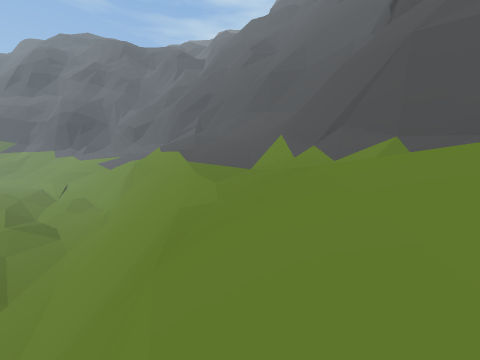
view 1 (above)

20 first-person views from a walk through a Unity game level. The camera is 1.2 m above the floor, tilts 4° down and sees 90° across. The floor is counted in squares, 2 m on a side. Each view is taken from the middle of a square. On the plan, view 1 faces up. The plan holds only what a view shows up to about 9 squares ahead; the rest is blank. The place goes on beyond the plan.

view 2
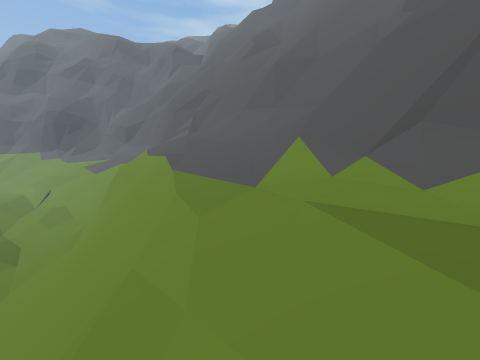

view 3
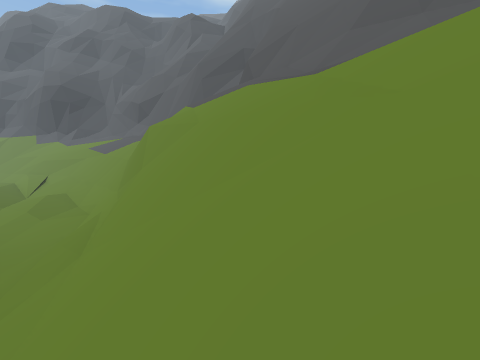

view 4
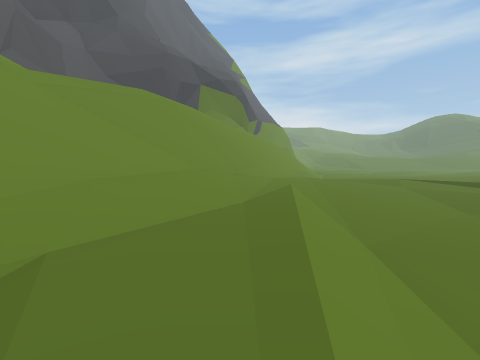

view 5
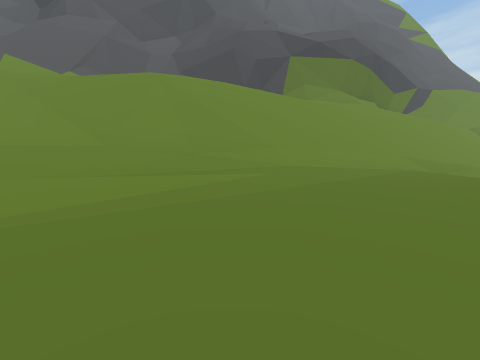

view 6
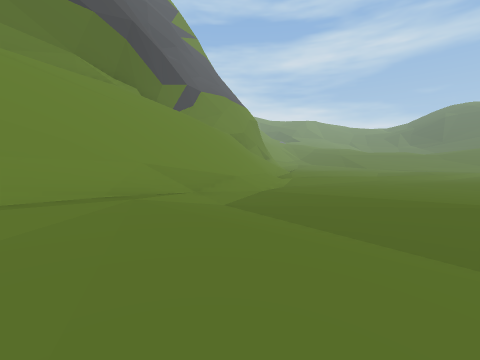

view 7
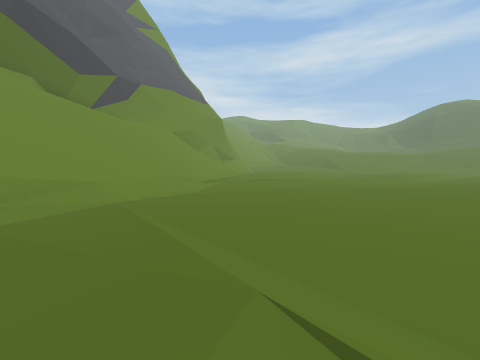

view 8
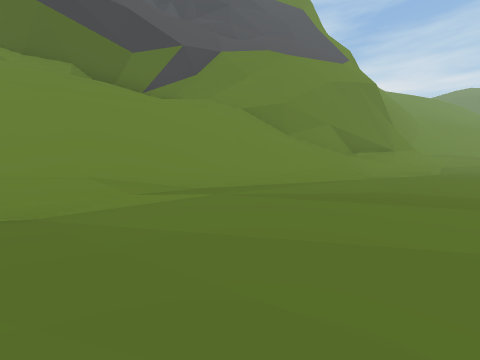

view 9
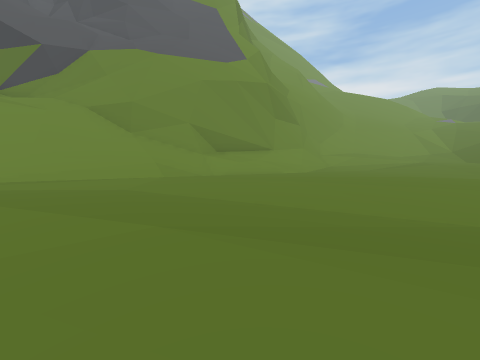

view 10
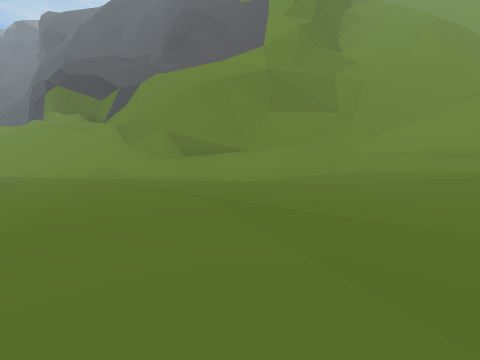

view 11
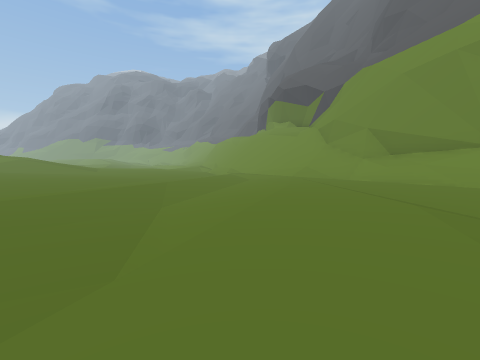

view 12
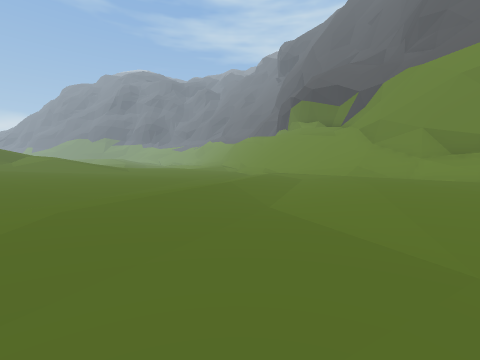

view 13
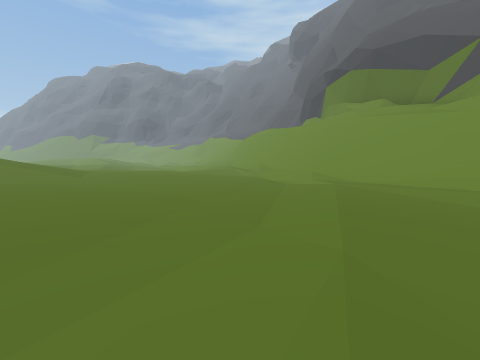

view 14
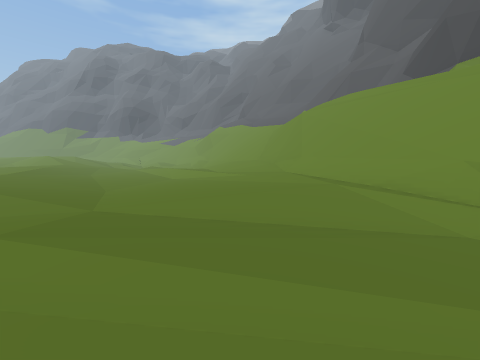

view 15
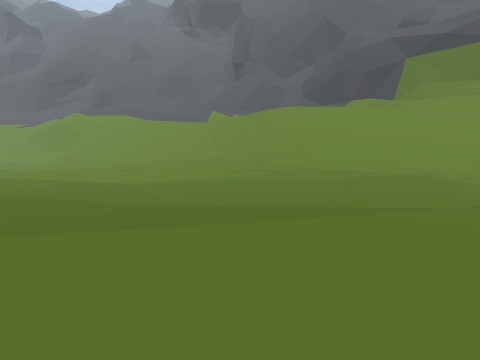

view 16
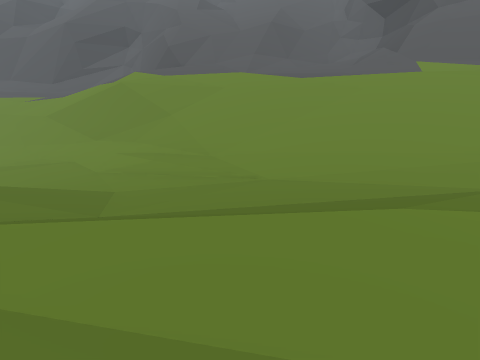

view 17
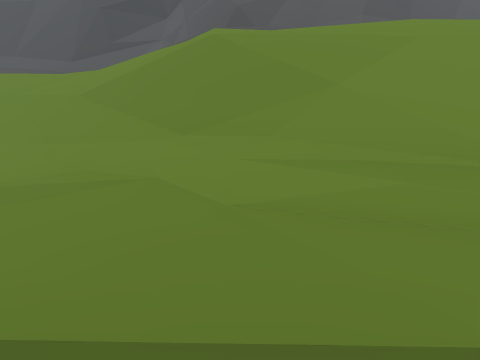

view 18
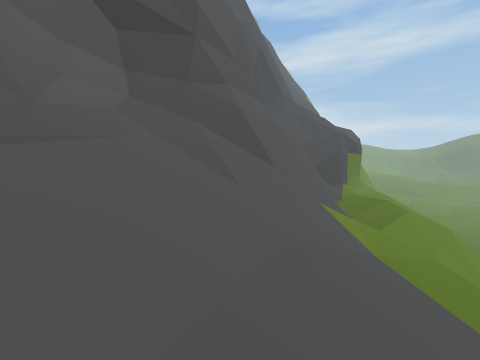

view 19
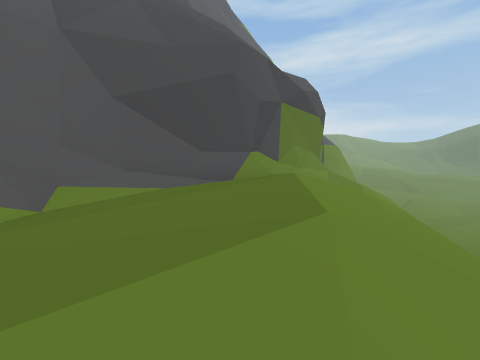

view 20
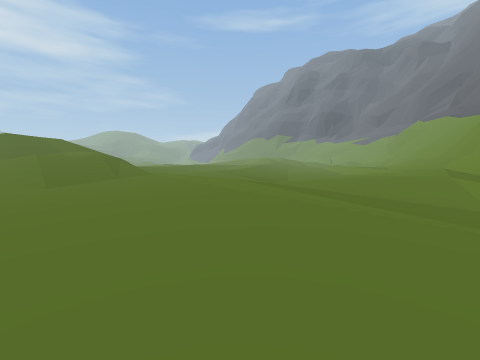

### Floor plan
Key: @ floor where view 1 was taken; # wall or solid block; . main floor; - floor 1.75 m lower than the main floor; : floor 4.75 m higher than the main floor; + floor 6.25 m higher than the main floor; / step, stairs or slope; = window, fence, low wall or low ledge; v drop or lower ground.
Columns run from 9 left of view 1 to 15 right of it. Each row starts with its distance up from view 1.
 18  //
 17 #///  ##
 16 /#//  /#
 15 /##/// ##
 14 ./##////##
 13 ///#////###
 12 ///##/////###
 11 ///##v//////###
 10 ../=##////////#
  9 ...//#=///////#
  8 .-.///=/////=/#
  7 ....////://#=##
  6 ..../////:/###
  5 ./...//////#
  4 --/..///=/:###
  3 ---/.///#/::/#
  2 ---/../##/++:#
  1 ----/./##//+:#
  0 ----././#@/ :#
 -1 ----.../#//  #
 -2 -----...#/// #
 -3 .----.../#// ##
 -4 ..---.../=////#
 -5 .........=//:/#
 -6 ---...../=////#
 -7  /......-=////#
 -8 ........./////##
 -9 ........-//////##
-10 ......----//////#
-11 ....------/////:#
-12  .---------////=#
-13   .-------..///##
-14    -------..///#
-15     ------...//#
-16  ...------.-.//##
-17  ...-----.--..//##
-18   ..--------...=/#
-19    -----.---...=/##
-20     --------....//#
-21      -------.....=###
-22       -----......./###
-23        .---........//##
-24         .--........///###
-25          - ...-..../////#

Positions as (right, up) in squares from view 1, and headings:
1: (0, 0), facing up
2: (0, 2), facing up
3: (-3, 6), facing up
4: (-7, 5), facing down-right
5: (-7, -1), facing right
6: (-4, -4), facing down-right
7: (-5, -7), facing down-right
8: (-2, -13), facing right
9: (-2, -18), facing right
10: (2, -25), facing up-right
11: (2, -25), facing up
12: (0, -25), facing up
13: (-1, -19), facing up
14: (-3, -9), facing up
15: (-9, -6), facing up-right
16: (-9, 5), facing up-right
17: (-9, 10), facing up-right
18: (-1, 11), facing down-right
19: (0, 3), facing down-right
20: (-1, -11), facing up-left
